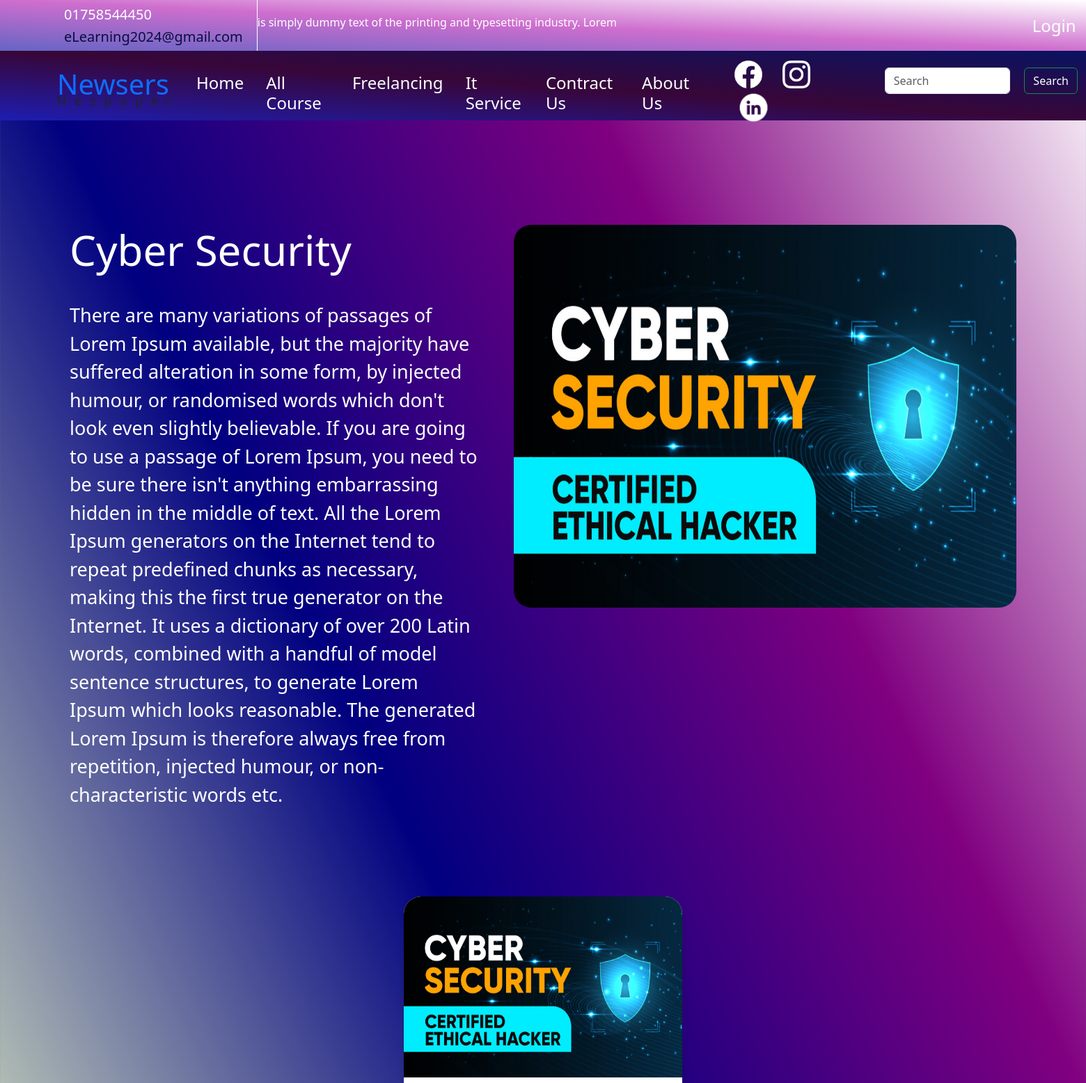
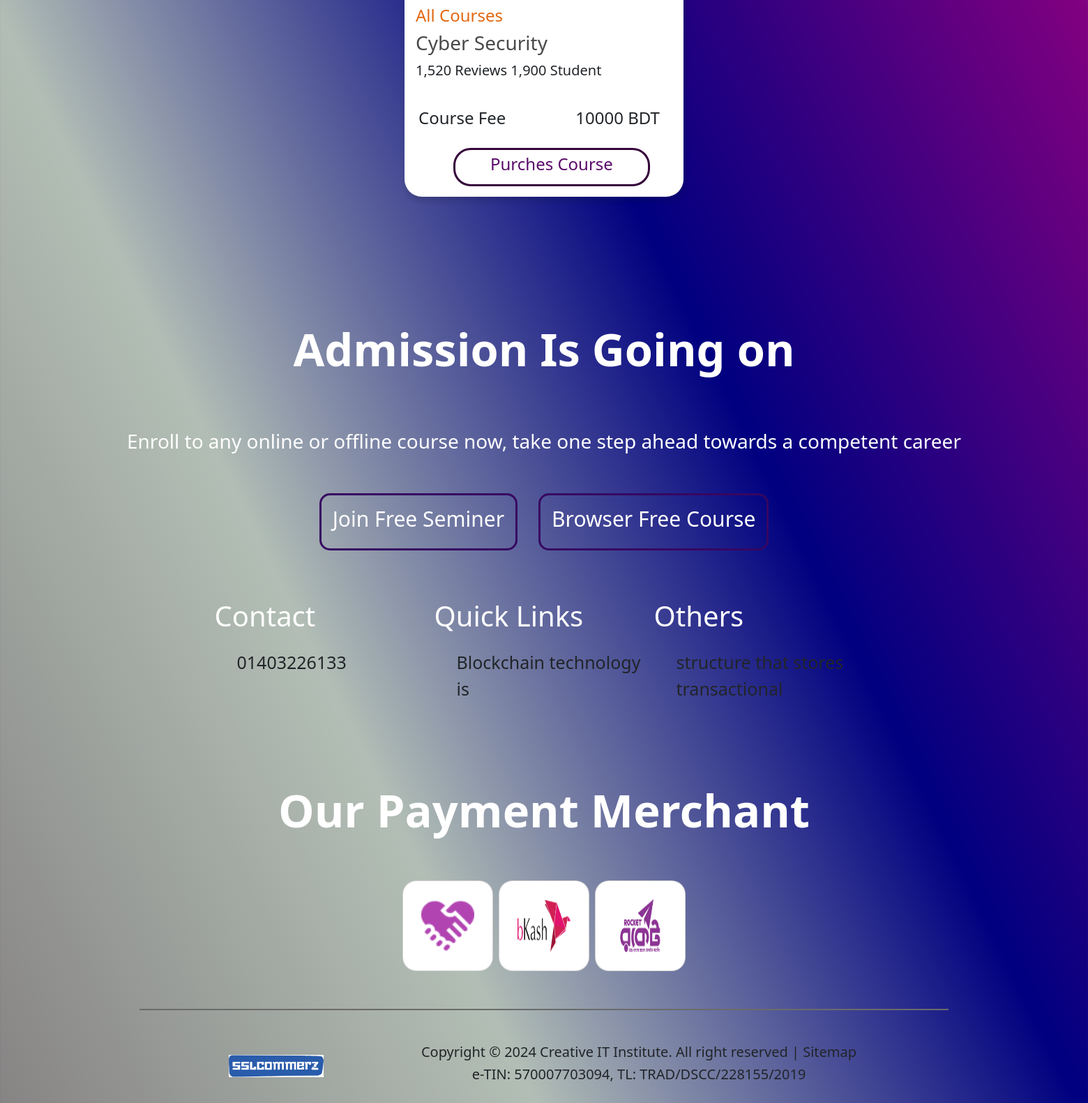
The app's page /category_page/24/ with its own data (2 pictures, top to bottom).
### HomePage/models.py (models this page shows, shortened)
class Navbar_text(models.Model):
    Text = models.TextField(blank=True, null= True)
    class Meta:
         verbose_name = 'Latest Navbar News Text'
         verbose_name_plural = 'Latest Navbar News Text'

class CourseInfo(models.Model):
    Category = models.ForeignKey(All_Category_model, on_delete=models.CASCADE, related_name='Category')
    Category_summery_text = models.TextField(blank=True, null= True, default=" ")
    Category_image = models.ImageField(upload_to='Home_Page_Two/media/', blank=True, null=True, default=' ')
    class Meta:
        verbose_name = 'Category Page Top Data'
        verbose_name_plural = 'Category Page Top Data'

class Footer_other_detail_header(models.Model):
    Header_Name =models.CharField(max_length=100, blank=True, null=True)
    class Meta:
         verbose_name = 'Footer Other Detail Title'
         verbose_name_plural = 'Footer Other Detail Title'

class Header_li(models.Model):
    HeaderChoice=models.ForeignKey(Footer_other_detail_header, on_delete=models.CASCADE)
    List_Data = models.CharField(max_length=300, blank=True, null= True)
    class Meta:
         verbose_name = 'Footer Other Detail Title Data'
         verbose_name_plural = 'Footer Other Detail Title Data'

class Payment_Merchant(models.Model):
    Payment_image =models.ImageField(upload_to='HomePage/media/', blank=True, null=True)
    class Meta:
         verbose_name = 'Payment Merchent Image'
         verbose_name_plural = 'Payment Merchent Image'

class Footer_Last_section(models.Model):
    Institute_Logo =models.ImageField(upload_to='HomePage/media/', blank=True, null=True)
    copyright_text = models.CharField(max_length=500, blank=True, null= True)
    licence_number = models.CharField(max_length=500, blank=True, null= True)
    class Meta:
         verbose_name = 'Footer warning site'
         verbose_name_plural = 'Footer warning site'

### Deshboard/models.py (models this page shows, shortened)
class All_Category_model(models.Model):
    Category_Name = models.CharField(max_length=150, blank=True, null=True, default=' ')
    slug = models.SlugField( max_length=150, unique= True, blank=True, null=True, default=' ')
    Category_Image = models.ImageField(upload_to='Deshboard/media/', blank=True, null=True, default=' ')
    class Meta:
         verbose_name = '4.1 All Category Name and Image'
         verbose_name_plural = '4.1 All Category Name and Image'

class All_Category_Card_Data(models.Model):
    Category_Name = models.ForeignKey(All_Category_model, on_delete=models.CASCADE, blank=True, null=True, default=' ', related_name='category_name')
    Image = models.ImageField(upload_to='Deshboard/media/', blank=True, null=True, default=' ')
    Course_name = models.CharField(max_length=100, blank=True, null=True, default=' ')
    student_review = models.CharField(max_length=200, blank=True, null=True, default=' ')
    Course_fees = models.CharField(max_length=100, blank=True, null=True, default=' ')
    class Meta:
         verbose_name = '4.2 All Category Card Data'
         verbose_name_plural = '4.2 All Category Card Data'

### Deshboard/views.py (the view)
# urls.py: path('category_page/<int:id>/', views.detail_category_page, name='category_page'),
def detail_category_page(request, id):
    category = get_object_or_404(All_Category_model, pk=id)
    showAllCard = All_Category_Card_Data.objects.filter(Category_Name = category)
    latest_courseinfo = CourseInfo.objects.filter(Category=category).order_by('-id').first()
    return render(request, 'category_page.html', {'category': category, 'showAllCard': showAllCard,'courseinfo': latest_courseinfo })

### HomePage/context_processors.py (called while the page is built)
def getBaseData(request):
    navbarText = Navbar_text.objects.all().last()
    Footer_other_header_name = Footer_other_detail_header.objects.all()
    CattegoryHeader = Footer_other_detail_header.objects.all()
    CattegoryHeaderData = {}
    for header in CattegoryHeader:
        CattegoryHeaderData[header] = Header_li.objects.filter(HeaderChoice = header )
    Pyament_image = Payment_Merchant.objects.all()
    footer_last = [Footer_Last_section.objects.last()]  # Wrap the object in a list
    return {'navbarText': navbarText,
            'Footer_other_header_name':Footer_other_header_name,
            'CattegoryHeaderData':CattegoryHeaderData,
            'Pyament_image': Pyament_image,
            'footer_last':footer_last,
            }

### HomePage/templates/category_page.html (shortened to what this page needs)
{% extends "base.html" %} {% load static %} {% block blockname %}
<div class="justify-content-center bannerfull">
  <div class="d-flex instbanner">
    <div class="col-5 intright">
      <h1 class="bannerh1">{{ category.Category_Name }}</h1>
      {% if courseinfo %}
        <p class="intp">{{ courseinfo.Category_summery_text }}</p>
      {% endif %}
    </div>
    <div class="col-7 bannerdiv">
      {% if courseinfo %}
        <img class="bannerstatic" src="{{ courseinfo.Category_image.url }}" alt="" />
      {% endif %}
    </div>
  </div>
</div>
<div class="justify-content-center cattegorywiseshowfirstdiv">
  <div class="align-content-center d-flex flex-wrap justify-content-center cattegorywiseshowcarddiv">
    {% for j in showAllCard %}
    <div class="cattegorywisesfullcard">
      <div class="card cattegorywiseshowcard">
        <div class="cattegorywiseshowcarddivimg">
          <img src="{{ j.Image.url }}" class="card-img-top cattegorywiseshowcardimg" alt="..."/>
        </div>
        <div class="card-body">
          <h4 class="card-title AllCourses">All Courses</h4>
          <a class="coursename" href="{% url 'CourseDetailsPage' j.id %}"><h3> {{j.Course_name}} </h3></a>
          <p class="reviews"> {{j.student_review}} </p>
        </div>
        <div>
          <div class="d-flex coursefeediv">
            <h4>Course Fee</h4>
            <h4 class="coursefee">{{j.Course_fees}} BDT</h4>
          </div>
          <div class="purchesbuttondiv">
            <a href="#" class="btn purchesbuttona">
              <h4>Purches Course</h4>
            </a>
          </div>
        </div>
      </div>
    </div>
    {% endfor %}
  </div>
</div>
{% endblock blockname %}

### templates/base.html (shortened to what this page needs)
{% load embed_video_tags %}
{% load static %}
<!DOCTYPE html>
<html lang="en">
<head>
    <link href="https://cdn.jsdelivr.net/gh/gitbrent/bootstrap4-toggle@3.6.1/css/bootstrap4-toggle.min.css" rel="stylesheet">
    <link href="https://cdn.jsdelivr.net/npm/bootstrap@5.3.3/dist/css/bootstrap.min.css" rel="stylesheet">
</head>
<body class="fullbody">
<div class="container-fluid sticky-top px-0 ">
  <div class="container-fluid topbar firstnavbar d-none d-lg-block">
    <div class=" px-0">
        <div class="topbar-top d-flex flex-lg-wrap">
            <div class="top-info d-flex">
                <div class="border-end numemail border-white">
                    <div>
                        <h5 class="text-white pt-1">01758544450</h5>
                    </div>
                    <div class="elearningemail">
                        <h5>eLearning2024@gmail.com</h5>
                    </div>
                </div>
                <div class="overflow-hidden" style="width: 1050px;">
                    <div id="note" class="lefttorighttext">
                     <p class="text-white scrolling-text"> {{navbarText.Text}} </p>
                    </div>
                </div>
                <div class="d-flex logoutdiv">
                    <div class="gap-5">
                        <a href="" class="btn logout"><h4>Login</h4></a>
                    </div>
                </div>
            </div>
        </div>
    </div>
</div>
  <div class="container-fluid secondnavbar">
    <div class=" px-0" >
      <nav class="navbar navbar-expand-xl">
          <a href="{% url 'homepage' %}" class="navbar-brand  navlogoa">
              <p class="text-primary display-6 mb-2" style="line-height: 0;">Newsers</p>
              <small class="text-body fw-normal" style="letter-spacing: 12px;">Nespaper</small>
          </a>
          <div class="collapse navbar-collapse py-3" id="navbarCollapse">
            <div class="navbar-nav  gap-3" >
                <a href="{% url 'homepage' %}" class="nav-item nav-link active"><H4 class="nabtextcolor">Home</H4></a>
                <a href="" class="nav-item nav-link nabtextcolor"><H4>All Course</H4></a>
                <a href="" class="nav-item nav-link nabtextcolor"><h4>Freelancing</h4></a>
                <a href="" class="nav-item nav-link nabtextcolor"><h4>It Service</h4></a>
                <a href="" class="nav-item nav-link nabtextcolor"><h4>Contract Us</h4></a>
                <a href="" class="nav-item nav-link nabtextcolor"><h4>About Us</h4></a>
                <div class="socialicondiv d-flex">
                 <div>
                  <img src="{% static 'socialmedia/facebook1.png' %}" class="socialicon" alt="">
                  <img src="{% static 'socialmedia/instagram.png' %}" class="socialicon" alt="">
                  <img src="{% static 'socialmedia/linkdin.png' %}" class="linkdin" alt="">
                 </div>
                  <div class="searchopt">
                    <form class="form-inline d-flex">
                      <input class="form-control mr-sm-2" type="search" placeholder="Search" aria-label="Search">
                      <button class="btn btn-outline-success searchbtn my-2 my-sm-0 px" type="submit">Search</button>
                    </form>
                  </div>
                </div>
            </div>
          </div>
      </nav>
    </div>
  </div>
</div>
      {% block blockname %}
      {% endblock blockname %}
<div class="Footerfirstdiv">
  <div>
    <div style="text-align: center;">
      <p class="Footerdivp" >Admission Is Going on</p>
      <h3 class="Footerdivh3">
        Enroll to any online or offline course now, take one step ahead towards a competent career
      </h3>
    </div>
    <div class=" d-flex align-content-center justify-content-center footerbutton">
     <div  class="footerbutton1" >
      <a type="button" class="btn  footerbutton12 p-3"><h4 class="footerbuttontext">Join Free Seminer</h4></a>
     </div>
     <div class="footerbutton2">
      <a type="button" class="btn footerbutton12 p-3" ><h4 class="footerbuttontext">Browser Free Course</h4></a>
     </div>
    </div>
    <div class="align-content-center justify-content-center footertextall">
      <div class="d-flex align-content-center justify-content-center footertextseconddiv">
          {% for header in Footer_other_header_name %}
          <div class="col-3">
              <h1 class="footerseconddivh1">{{ header.Header_Name }}</h1>
              <ul class="footerseconddivul">
                  {% for item in header.header_li_set.all %}
                  <li class="pt-3">{{ item.List_Data }}</li>
                  {% endfor %}
              </ul>
          </div>
          {% endfor %}
      </div>
  </div>
  </div>
</div>
<div class="paymentfirstdiv">
  <div class=" paymentsecdiv text-center">
    <h1 class="paymentsecdivh1">Our Payment  Merchant</h1>
  </div>
  <div class="align-content-center d-flex flex-wrap justify-content-center" >
    {% for pim in Pyament_image %}
    <div class=" p-1">
      <div class="card paymentCard ">
          <img src="{{ pim.Payment_image.url }}" class="card-img-top paymentCardimage " alt="...">
      </div>
    </div>
    {% endfor %}
  </div>
  <div style="padding-top: 50px; padding-left:100px; padding-right:100px">
    <div style=" padding-top: 50; border-bottom: 2px solid rgb(107, 107, 107);">
    </div>
  </div>
  {% for t in footer_last %}
  <div class="align-content-center d-flex flex-wrap justify-content-center p-5">
    <div class="align-content-center flex-wrap justify-content-center ">
      <img src=" {{ t.Institute_Logo.url}} " class="card-img-top" style="height: 50%; width:50%" alt="...">
    </div>
    <div class=" col-6 text-center">
      <h5> {{t.copyright_text}} </h5>
      <h5> {{t.licence_number}} </h5>
    </div>
  </div>
  {% endfor %}
</div>
</body>
</html>

### templates/base.html (style rules this page uses)
.fullbody { background: linear-gradient(to left bottom, white, purple, rgb(0,0,128),rgb(178, 190, 181),rgb(134, 131, 131) ); }
.secondnavbar { background: linear-gradient(to left bottom, rgb(10, 19, 97), rgb(56, 6, 56), rgb(29, 29, 177) ); height: 100px; }
#navbarCollapse { background:#00000000; }
.firstnavbar { background: linear-gradient(to left bottom, white, rgb(206, 110, 206), rgb(101, 101, 196) ); }
.nabtextcolor { color: white; }
.logout { text-decoration: none; color: rgb(28, 7, 48); padding-top: 22px; }
.lefttorighttext { padding-top: 20px; }
.elearningemail { color: rgb(9, 14, 63); }
.logoutdiv { padding-left: 50px; padding-right: 50px; }
.border-white { padding-right:20px; padding-top:5px }
.socialicon { height: 40px; width: 40px; margin-left: 25px; cursor: pointer; }
.socialicondiv { margin-top: -10px; }
.linkdin { height: 55px; width: 55px; margin-left: 25px; cursor: pointer; }
.numemail { padding-left: 80px; }
.btn { color: white; }
.scrolling-text { white-space: nowrap; overflow: hidden; }
.navlogoa { padding-left: 70px; }
.searchopt { padding-left: 70px; padding-top: 10px; }
.searchbtn { margin-left: 20px; }
.Footerfirstdiv { background: transperent; padding-top:150px }
.Footerdivp { font-size: 65px; font-weight: 700; color: white; }
.Footerdivh3 { padding-top:50px; color: white; }
.footerbutton { padding-top: 50px; }
.footerbutton1 { padding-right: 15px; }
.footerbutton12 { border: 3px solid rgb(54, 7, 97); border-radius: 15px; }
.footerbuttontext { font-size: 30px; }
.footerbutton2 { padding-left: 15px; }
.footertextall { padding-top: 70px; }
.footertextseconddiv { padding-left:150px; padding-right:150px; }
.footerseconddivh1 { color: white; }
.footerseconddivul { font-size: 25px; list-style-type: none; }
.paymentsecdiv { padding-top: 100px; }
.paymentsecdivh1 { padding-bottom: 50px; font-size: 65px; color: white; font-weight: 600; }
.paymentCard { width: 130px; height:130px; border-radius: 20px; justify-content: center; align-items: center; }
.paymentCardimage { height: 60%; width:60%; }
.paymentfirstdiv { padding-left: 100px; padding-right: 100px; }

### HomePage/templates/category_page.html (style rules this page uses)
.instbanner { background: transparent; }
.bannerh1 { font-size: 60px; color: white; padding-bottom: 30px; }
.bannerstatic { height: 550px; width: 100%; border-radius: 25px; }
.bannerdiv { padding: 50px; padding-bottom: 50px; }
.bannerfull { justify-content: center; padding-left: 100px; padding-right: 50px; padding-top: 100px; }
.instbanner { border-radius: 25px; }
.intright { text-align: left; padding-top: 50px; }
.intp { font-size: 27px; color: white; }
.cattegorywiseshowfirstdiv { padding-left: 50px; padding-right: 50px; }
.cattegorywiseshowcarddiv { padding-top: 80px; }
.cattegorywiseshowcard { border-radius: 25px; height: 550px; width: 400px; margin: 0 0.5em; box-shadow: 2px 6px 8px 0 rgba(22, 22, 26, 0.18); border: none; }
.cattegorywiseshowcardimg { width: 100%; border-top-left-radius: 25px; border-top-right-radius: 25px; height: 260px; }
.AllCourses { color: #e16812; }
.reviews { font-size: 20px; }
.coursefeediv { padding-left: 20px; padding-bottom: 20px; }
.coursefee { padding-left: 100px; }
.purchesbuttondiv { padding-left: 70px; padding-bottom: 15px; }
.purchesbuttona { border-radius: 25px; padding-left: 50px; padding-right: 50px; }
.cattegorywisesfullcard { padding: 20px; padding-top: 30px; }
.purchesbuttona { border: 3px solid #35033a; color: #590a69; }
.coursename { text-decoration: none; color: rgb(75, 73, 73); }

### records on screen
Navbar_text: Text "is simply dummy text of the printing and typesetting industry. Lorem"
All_Category_model: Category_Name "Cyber Security"
CourseInfo: Category_summery_text "There are many variations of passages of Lorem Ipsum available, but the majority have suffered alteration in some form, by injected humour, or randomised words which don't look even slightly believable. If you are going to use a passage of Lorem Ipsum, you need to be sure there isn't anything embarrassing hidden in the middle of text. All the Lorem Ipsum generators on the Internet tend to repeat predefined chunks as necessary, making this the first true generator on the Internet. It uses a dictionary of over 200 Latin words, combined with a handful of model sentence structures, to generate Lorem Ipsum which looks reasonable. The generated Lorem Ipsum is therefore always free from…", Category_image (picture)
All_Category_Card_Data: Image (picture), Course_name "Cyber Security", student_review "1,520 Reviews 1,900 Student", Course_fees "10000"
Footer_other_detail_header: Header_Name "Contact"
Header_li: List_Data "01403226133"
Footer_other_detail_header: Header_Name "Quick Links"
Header_li: List_Data "Blockchain technology is"
Footer_other_detail_header: Header_Name "Others"
Header_li: List_Data "structure that stores transactional"
Payment_Merchant: Payment_image (picture)
Payment_Merchant: Payment_image (picture)
Payment_Merchant: Payment_image (picture)
Footer_Last_section: Institute_Logo (picture), copyright_text "Copyright © 2024 Creative IT Institute. All right reserved | Sitemap", licence_number "e-TIN: 570007703094, TL: TRAD/DSCC/228155/2019"
